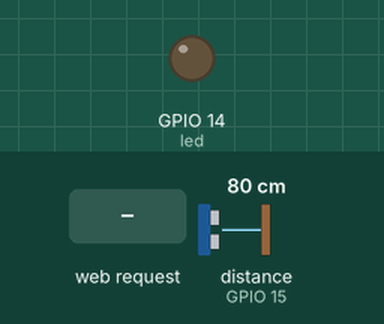
Recording of a sketch running on a simulated ESP8266 (NodeMCU). On the bench: output pins drawn as LEDs (lit = HIGH). The inputs (shaded band) are chosen by the test bench; at power-on: distance to the obstacle (sensor on GPIO 15) 80 cm. The echo pulse lasts 58.3 µs per cm; WiFi joins after 1.5 s; servers stay silent unless stated; pins used as bus, display or sensor lines are not drawn; what the sketch prints to the serial monitor is not drawn.

Above: at 2.7 s.
2.8 s: HTTP request GET /led received
At 3.1 s:
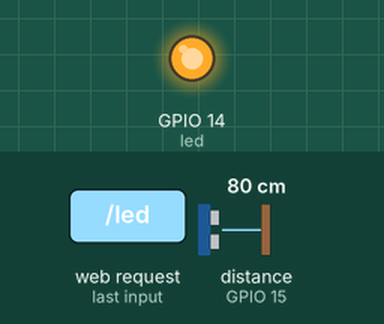
Timing chart, 0 to 5.8 s (numbered marks = the images above; inputs shaded):
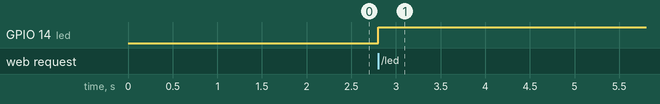

Measured:
- after the input at 2.8 s, GPIO 14 (led): LOW → HIGH at once

The sketch:

WiFiManualWebServer_3.ino
```cpp
/*Ultrasonic sensor used: HC SR04*/


#include <ESP8266WiFi.h>

IPAddress ip(192, 168, 43, 101);
IPAddress gateway(192, 168, 43, 1);
IPAddress subnet(255, 255, 255, 0);
IPAddress dns(192, 168, 43, 1);

#define led 14
/* Constants for spindles */
const byte TRIGGER_PIN = 13; // PIN TRIGGER D7
const byte ECHO_PIN = 15;    // PIN ECHO D8

/* Constant for timeout */
const unsigned long MEASURE_TIMEOUT = 25000UL; // 25ms = ~8m à 340m/s

/* Sound velocity in air in mm/us */
const float SOUND_SPEED = 340.0 / 1000;


const char* ssid = "RL"; //name of device which share the connexion
const char* password = "azertyuiop";  //password to access to this network
int val;

/* Create an instance of the server
specify the port to listen on as an argument */
WiFiServer server(80);


void setup() {
  Serial.begin(115200);

   /* Initializes the spindles */
  pinMode(TRIGGER_PIN, OUTPUT);
  digitalWrite(TRIGGER_PIN, LOW); // The TRIGGER spindle must be at LOW at rest
  pinMode(ECHO_PIN, INPUT);
  // prepare gpio2
  pinMode(led, OUTPUT);
  digitalWrite(led, 0);

  // Connect to WiFi network
  Serial.println();
  Serial.println();
  Serial.print("Connecting to ");
  Serial.println(ssid);

  WiFi.config(ip, dns, gateway, subnet);
  WiFi.begin(ssid, password);

  while (WiFi.status() != WL_CONNECTED) {
    delay(500);
    Serial.print(".");
  }
  Serial.println("");
  Serial.println("WiFi connected");

  // Start the server
  server.begin();
  Serial.println("Server started");

  // Print the IP address
  Serial.println(WiFi.localIP());
}


void loop() {
  // Check if a client has connected
  WiFiClient client = server.available();
  if (!client) {
    return;
  }
  Serial.println("new client");

 while(!client.available()){
  delay(1);
 }

  // Read the first line of the request
  String req = client.readStringUntil('\r');
  Serial.println("request: ");
  Serial.println(req);
  client.flush();


  if (req.indexOf("led") != -1) {         //if the server received "led", the state of the led will reverse
    digitalWrite(led, !digitalRead(led));
  } else {
    Serial.println("invalid request");
    client.stop();
  }

  // Set gpioled according to the request


  /* Starts a distance measurement by sending a 10µs HIGH pulse to the TRIGGER pin */
  digitalWrite(TRIGGER_PIN, HIGH);
  delayMicroseconds(10);
  digitalWrite(TRIGGER_PIN, LOW);

  /* 2. Measures the time between the sending of the ultrasonic pulse and its echo (if any) */
  long measure = pulseIn(ECHO_PIN, HIGH, MEASURE_TIMEOUT);

  /* 3. Calculate the distance from the measured time */
  float distance_mm = measure / 2.0 * SOUND_SPEED;
  float distance_cm = distance_mm / 10.0;


  // Send the response to the client
  // it is OK for multiple small client.print/write,
  // because nagle algorithm will group them into one single packet
  client.println ("HTTP/1.1 200 OK");
  client.println ("Content-Type: text/html");
  client.println ("");

  if (digitalRead(led)){    //1=ON - 0=OFF
    client.print("led is ON");
  }else {
    client.print("led is OFF");
  }

  client.print(" ------ sensor: ");
  client.print(distance_cm);

  delay(50);
}
```
